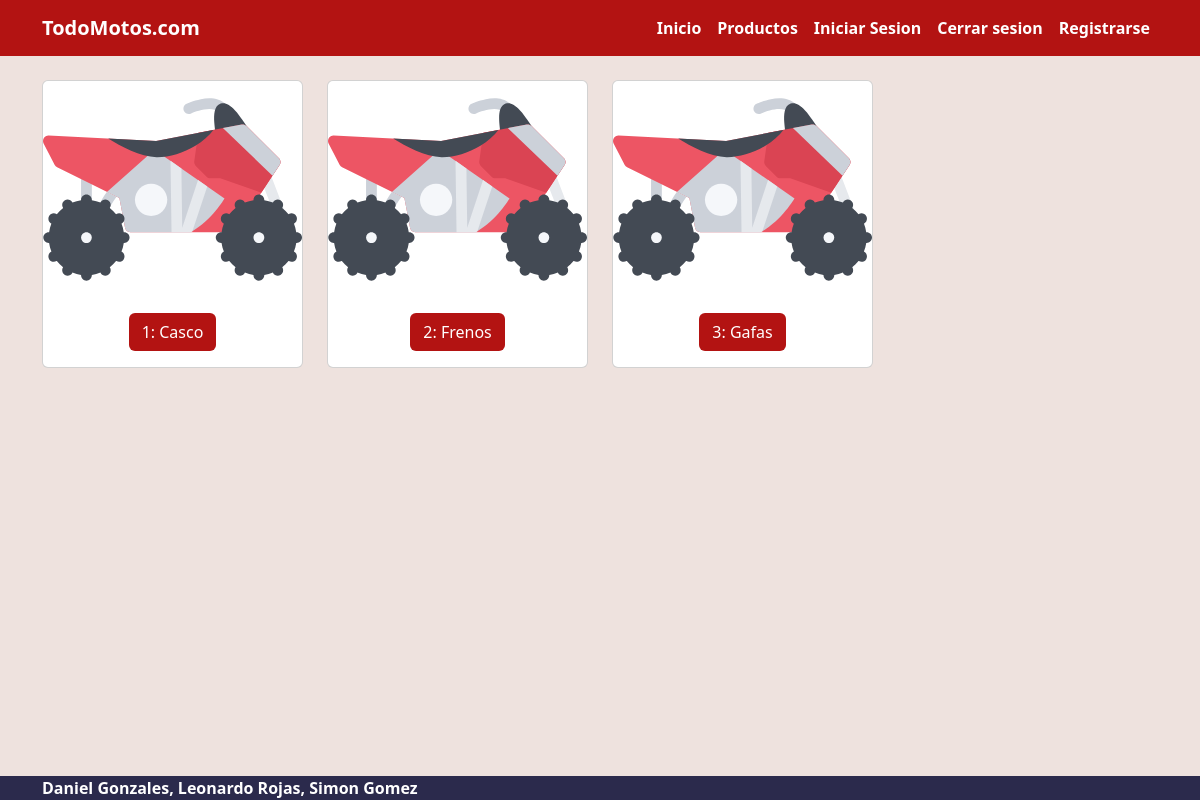
/products/, run on an earlier commit of the app's database.
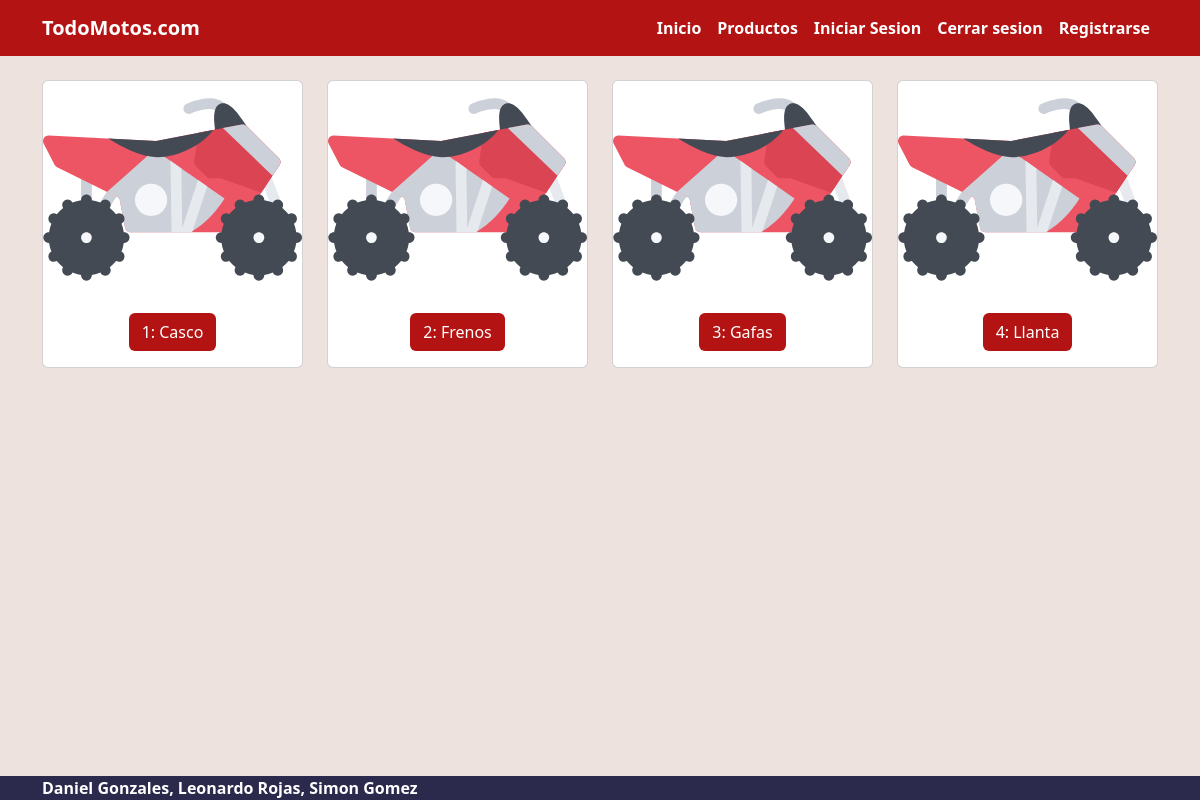
And on a later commit of the database.
### ecommerce/models.py (models this page shows)
class Product(models.Model):
    name = models.CharField(max_length=255)
    brand = models.CharField(max_length=50)
    description = models.CharField(max_length=300)
    price = models.IntegerField()
    stock = models.IntegerField()

### ecommerce/views.py (the view)
# urls.py: path('products/',ProductListView.as_view(),name='products'),
class ProductListView(ListView):
    model = Product
    template_name = 'pages/products.html'
    context_object_name = 'products'

### ecommerce/templates/pages/products.html
{% extends 'base.html' %}
{% load static %}
{% block content %}
<div class="row">
    {% for product in products %}
    <div class="col-md-4 col-lg-3 mb-2">
        <div class="card">
            <img src="{% static 'products/icono_moto.svg' %}" class="card-img-top img-card">
            <div class="card-body text-center">
                <a href="{% url 'product' id=product.id  %}" class="btn bg-primary text-white">{{product.id}}:
                    {{product.name}}</a>
            </div>
        </div>
    </div>
    {% endfor %}
</div>
{%endblock%}

### ecommerce/templates/base.html (shortened to what this page needs)
{% load static %}
<!doctype html>
<html lang="en">
    <head>
        <link href="https://cdn.jsdelivr.net/npm/bootstrap@5.3.0-alpha1/dist/css/bootstrap.min.css" rel="stylesheet"
 />
        <link href="{% static 'app.css' %}" rel="stylesheet" />
        </head>
        <body class="d-flex flex-column min-vh-100">
        <nav class="navbar navbar-expand-lg navbar-dark bg-primary">
            <div class="container">
            <a class="navbar-brand" href="{% url 'home' %}">TodoMotos.com</a>
            <div class="collapse navbar-collapse" id="navbarNavAltMarkup">
            <div class="navbar-nav ms-auto">
                <a class="nav-link active" href="">Inicio</a>
                <a class="nav-link active" href="{% url 'products' %}">Productos</a>
                <a class="nav-link active" href="{% url 'login' %}">Iniciar Sesion</a>
                <a class="nav-link active" href="{% url 'logout' %}">Cerrar sesion</a>
                <a class="nav-link active" href="{% url 'register' %}">Registrarse</a>
            </div>
            </div>
            </div>
            </nav>
            <div class="container my-4">
                {% block content %}
                {% endblock %}
                </div>
            {% block footer %}
            <footer class="mt-auto bg-secondary text-white">
                <div class="container">
                          <a class=" text-reset fw-bold text-decoration-none" target="_blank">
                            Daniel Gonzales, Leonardo Rojas, Simon Gomez
                        </a>
                </div>
            </footer>
            {% endblock %}
</body>
</html>

### ecommerce/static/app.css (style rules this page uses)
body { background: #EEE2DE !important; }
.bg-secondary { background-color: #2B2A4C !important; }
.bg-primary { background-color: #B31312 !important; }
nav { font-weight: 700; }
.img-card { height: 18vw; object-fit: cover; }

What changed in the data, as far as the page shows it:
added Product: id "4", name "Llanta"
